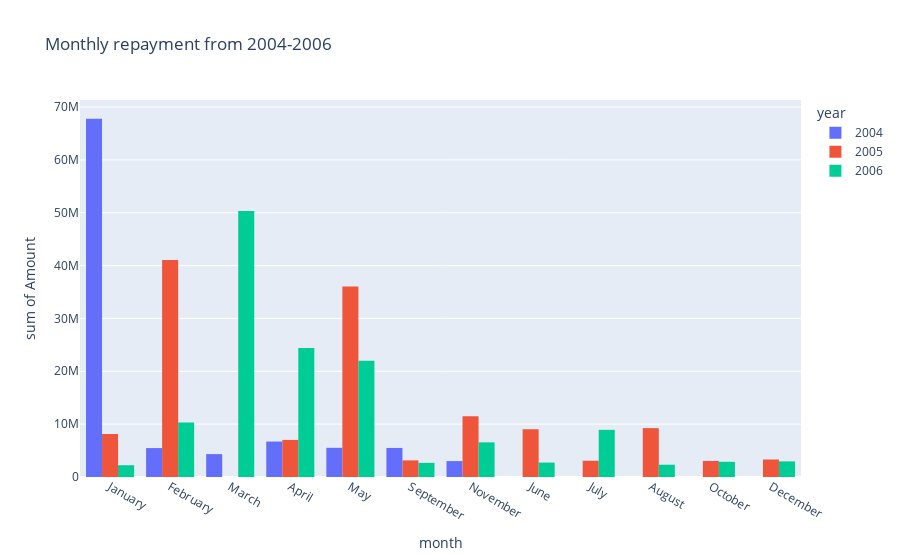

The cell this chart's notebook holds for it:
### Code cell
# Calculate and visualise monthly repayment for the bank
monthly_repayment_bank = repayment.groupby(['Month']).sum().round(3).drop(columns=['SNo'])
monthly_repayment_bank.index = pd.to_datetime(monthly_repayment_bank.index)
monthly_repayment_bank['month'] = pd.DatetimeIndex(pd.DataFrame(monthly_repayment_bank.index)['Month']).month_name()
monthly_repayment_bank['year'] = pd.DatetimeIndex(pd.DataFrame(monthly_repayment_bank.index)['Month']).year
monthly_repayment_bank = monthly_repayment_bank.sort_index()

# Plot graph

fig_monthly_repayment_bank = px.histogram(
    monthly_repayment_bank,
    x='month',
    y='Amount',
    color='year',
    barmode='group',
    title = 'Monthly repayment from 2004-2006'
)
fig_monthly_repayment_bank.show()

### Figure 1 — Plotly figure (JSON) as saved in the notebook; plotly's stock layout.template omitted (floating-point values rounded to 4 significant figures)
{"data": [{"alignmentgroup": "True", "bingroup": "x", "histfunc": "sum", "hovertemplate": "year=2004<br>month=%{x}<br>sum of Amount=%{y}<extra></extra>", "legendgroup": "2004", "marker": {"color": "#636efa", "pattern": {"shape": ""}}, "name": "2004", "offsetgroup": "2004", "orientation": "v", "showlegend": true, "type": "histogram", "x": ["January", "February", "March", "April", "May", "September", "November"], "xaxis": "x", "y": [67760000.0, 5472000.0, 4332000.0, 6710000.0, 5522000.0, 5498000.0, 3010000.0], "yaxis": "y"}, {"alignmentgroup": "True", "bingroup": "x", "histfunc": "sum", "hovertemplate": "year=2005<br>month=%{x}<br>sum of Amount=%{y}<extra></extra>", "legendgroup": "2005", "marker": {"color": "#EF553B", "pattern": {"shape": ""}}, "name": "2005", "offsetgroup": "2005", "orientation": "v", "showlegend": true, "type": "histogram", "x": ["January", "February", "April", "May", "June", "July", "August", "September", "October", "November", "December"], "xaxis": "x", "y": [8132000.0, 41030000.0, 7017000.0, 36050000.0, 9037000.0, 3077000.0, 9245000.0, 3145000.0, 3040000.0, 11500000.0, 3310000.0], "yaxis": "y"}, {"alignmentgroup": "True", "bingroup": "x", "histfunc": "sum", "hovertemplate": "year=2006<br>month=%{x}<br>sum of Amount=%{y}<extra></extra>", "legendgroup": "2006", "marker": {"color": "#00cc96", "pattern": {"shape": ""}}, "name": "2006", "offsetgroup": "2006", "orientation": "v", "showlegend": true, "type": "histogram", "x": ["January", "February", "March", "April", "May", "June", "July", "August", "September", "October", "November", "December"], "xaxis": "x", "y": [2226000.0, 10330000.0, 50330000.0, 24390000.0, 22000000.0, 2731000.0, 8925000.0, 2323000.0, 2675000.0, 2875000.0, 6556000.0, 2952000.0], "yaxis": "y"}], "layout": {"barmode": "group", "legend": {"title": {"text": "year"}, "tracegroupgap": 0}, "title": {"text": "Monthly repayment from 2004-2006"}, "xaxis": {"anchor": "y", "domain": [0, 1], "title": {"text": "month"}}, "yaxis": {"anchor": "x", "domain": [0, 1], "title": {"text": "sum of Amount"}}}}
